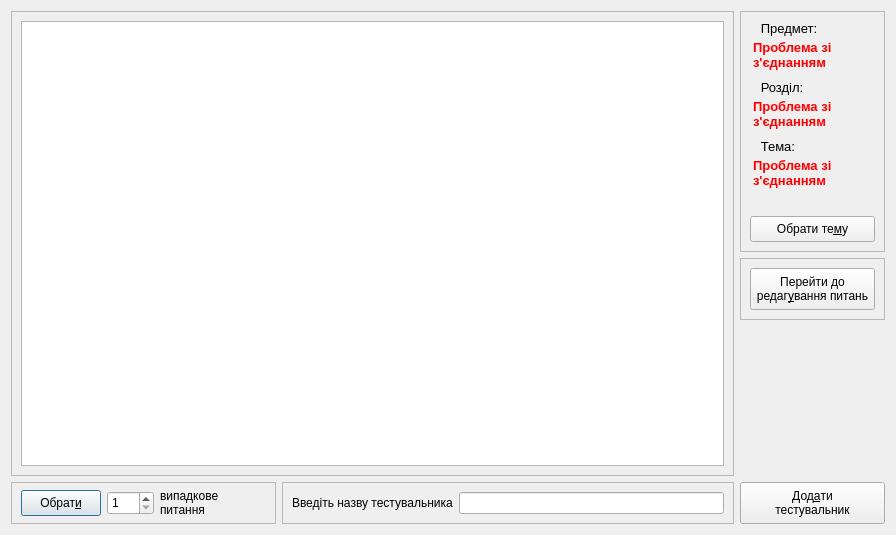
<?xml version="1.0" encoding="UTF-8"?>
<ui version="4.0">
 <class>Questionary</class>
 <widget class="QDialog" name="Questionary">
  <property name="geometry">
   <rect>
    <x>0</x>
    <y>0</y>
    <width>896</width>
    <height>535</height>
   </rect>
  </property>
  <property name="minimumSize">
   <size>
    <width>620</width>
    <height>391</height>
   </size>
  </property>
  <property name="maximumSize">
   <size>
    <width>1111111</width>
    <height>1111111</height>
   </size>
  </property>
  <property name="windowTitle">
   <string>Створення тестувальника</string>
  </property>
  <layout class="QGridLayout" name="gridLayout_6">
   <item row="0" column="0">
    <layout class="QVBoxLayout" name="verticalLayout_2">
     <item>
      <widget class="QFrame" name="frame_3">
       <property name="frameShape">
        <enum>QFrame::StyledPanel</enum>
       </property>
       <property name="frameShadow">
        <enum>QFrame::Sunken</enum>
       </property>
       <layout class="QGridLayout" name="gridLayout_2">
        <item row="0" column="0">
         <widget class="QTableWidget" name="tableWidget">
          <property name="frameShadow">
           <enum>QFrame::Raised</enum>
          </property>
          <property name="editTriggers">
           <set>QAbstractItemView::NoEditTriggers</set>
          </property>
          <property name="alternatingRowColors">
           <bool>true</bool>
          </property>
          <property name="selectionMode">
           <enum>QAbstractItemView::MultiSelection</enum>
          </property>
          <property name="selectionBehavior">
           <enum>QAbstractItemView::SelectRows</enum>
          </property>
          <attribute name="horizontalHeaderDefaultSectionSize">
           <number>112</number>
          </attribute>
          <attribute name="horizontalHeaderMinimumSectionSize">
           <number>60</number>
          </attribute>
         </widget>
        </item>
       </layout>
      </widget>
     </item>
     <item>
      <layout class="QHBoxLayout" name="horizontalLayout_3">
       <item>
        <widget class="QFrame" name="frame_4">
         <property name="frameShape">
          <enum>QFrame::StyledPanel</enum>
         </property>
         <property name="frameShadow">
          <enum>QFrame::Sunken</enum>
         </property>
         <layout class="QGridLayout" name="gridLayout_4">
          <property name="topMargin">
           <number>5</number>
          </property>
          <property name="bottomMargin">
           <number>5</number>
          </property>
          <item row="0" column="0">
           <layout class="QHBoxLayout" name="horizontalLayout" stretch="0,0,0">
            <property name="spacing">
             <number>6</number>
            </property>
            <property name="sizeConstraint">
             <enum>QLayout::SetDefaultConstraint</enum>
            </property>
            <property name="topMargin">
             <number>0</number>
            </property>
            <property name="bottomMargin">
             <number>0</number>
            </property>
            <item>
             <widget class="QPushButton" name="randomButton">
              <property name="minimumSize">
               <size>
                <width>0</width>
                <height>26</height>
               </size>
              </property>
              <property name="text">
               <string>Обрат&amp;и</string>
              </property>
             </widget>
            </item>
            <item>
             <widget class="QSpinBox" name="spinBox">
              <property name="sizePolicy">
               <sizepolicy hsizetype="Minimum" vsizetype="Fixed">
                <horstretch>0</horstretch>
                <verstretch>0</verstretch>
               </sizepolicy>
              </property>
              <property name="minimumSize">
               <size>
                <width>36</width>
                <height>24</height>
               </size>
              </property>
              <property name="minimum">
               <number>1</number>
              </property>
              <property name="maximum">
               <number>999</number>
              </property>
              <property name="singleStep">
               <number>1</number>
              </property>
              <property name="value">
               <number>1</number>
              </property>
             </widget>
            </item>
            <item>
             <widget class="QLabel" name="valueLabel">
              <property name="sizePolicy">
               <sizepolicy hsizetype="Preferred" vsizetype="Fixed">
                <horstretch>0</horstretch>
                <verstretch>0</verstretch>
               </sizepolicy>
              </property>
              <property name="minimumSize">
               <size>
                <width>106</width>
                <height>28</height>
               </size>
              </property>
              <property name="text">
               <string>випадковe питання</string>
              </property>
              <property name="wordWrap">
               <bool>true</bool>
              </property>
             </widget>
            </item>
           </layout>
          </item>
         </layout>
        </widget>
       </item>
       <item>
        <widget class="QFrame" name="frame_2">
         <property name="sizePolicy">
          <sizepolicy hsizetype="Preferred" vsizetype="Fixed">
           <horstretch>0</horstretch>
           <verstretch>0</verstretch>
          </sizepolicy>
         </property>
         <property name="frameShape">
          <enum>QFrame::StyledPanel</enum>
         </property>
         <property name="frameShadow">
          <enum>QFrame::Sunken</enum>
         </property>
         <layout class="QGridLayout" name="gridLayout_3">
          <item row="0" column="0">
           <layout class="QHBoxLayout" name="horizontalLayout_2">
            <item>
             <widget class="QLabel" name="label_4">
              <property name="text">
               <string>Введіть назву тестувальника</string>
              </property>
             </widget>
            </item>
            <item>
             <widget class="QLineEdit" name="nameLine">
              <property name="clearButtonEnabled">
               <bool>true</bool>
              </property>
             </widget>
            </item>
           </layout>
          </item>
         </layout>
        </widget>
       </item>
      </layout>
     </item>
    </layout>
   </item>
   <item row="0" column="1">
    <layout class="QVBoxLayout" name="verticalLayout">
     <item>
      <widget class="QFrame" name="frame">
       <property name="sizePolicy">
        <sizepolicy hsizetype="Fixed" vsizetype="Fixed">
         <horstretch>0</horstretch>
         <verstretch>0</verstretch>
        </sizepolicy>
       </property>
       <property name="frameShape">
        <enum>QFrame::StyledPanel</enum>
       </property>
       <property name="frameShadow">
        <enum>QFrame::Sunken</enum>
       </property>
       <property name="lineWidth">
        <number>3</number>
       </property>
       <layout class="QGridLayout" name="gridLayout">
        <property name="topMargin">
         <number>9</number>
        </property>
        <property name="verticalSpacing">
         <number>4</number>
        </property>
        <item row="8" column="0">
         <widget class="QPushButton" name="themeButton">
          <property name="sizePolicy">
           <sizepolicy hsizetype="Minimum" vsizetype="Fixed">
            <horstretch>0</horstretch>
            <verstretch>0</verstretch>
           </sizepolicy>
          </property>
          <property name="minimumSize">
           <size>
            <width>125</width>
            <height>26</height>
           </size>
          </property>
          <property name="text">
           <string>Обрати те&amp;му</string>
          </property>
         </widget>
        </item>
        <item row="2" column="0">
         <widget class="QLabel" name="lblSubject">
          <property name="sizePolicy">
           <sizepolicy hsizetype="Fixed" vsizetype="Fixed">
            <horstretch>0</horstretch>
            <verstretch>0</verstretch>
           </sizepolicy>
          </property>
          <property name="minimumSize">
           <size>
            <width>125</width>
            <height>0</height>
           </size>
          </property>
          <property name="maximumSize">
           <size>
            <width>125</width>
            <height>16777215</height>
           </size>
          </property>
          <property name="font">
           <font>
            <pointsize>10</pointsize>
            <weight>75</weight>
            <bold>true</bold>
           </font>
          </property>
          <property name="styleSheet">
           <string notr="true">margin-bottom: 6; color: red;</string>
          </property>
          <property name="text">
           <string>Проблема зі з'єднанням</string>
          </property>
          <property name="wordWrap">
           <bool>true</bool>
          </property>
         </widget>
        </item>
        <item row="6" column="0">
         <widget class="QLabel" name="lblTheme">
          <property name="sizePolicy">
           <sizepolicy hsizetype="Fixed" vsizetype="Fixed">
            <horstretch>0</horstretch>
            <verstretch>0</verstretch>
           </sizepolicy>
          </property>
          <property name="minimumSize">
           <size>
            <width>125</width>
            <height>0</height>
           </size>
          </property>
          <property name="maximumSize">
           <size>
            <width>125</width>
            <height>16777215</height>
           </size>
          </property>
          <property name="font">
           <font>
            <pointsize>10</pointsize>
            <weight>75</weight>
            <bold>true</bold>
           </font>
          </property>
          <property name="styleSheet">
           <string notr="true">margin-bottom: 6; color: red;</string>
          </property>
          <property name="text">
           <string>Проблема зі з'єднанням</string>
          </property>
          <property name="wordWrap">
           <bool>true</bool>
          </property>
          <property name="textInteractionFlags">
           <set>Qt::TextEditable</set>
          </property>
         </widget>
        </item>
        <item row="5" column="0">
         <widget class="QLabel" name="label_7">
          <property name="sizePolicy">
           <sizepolicy hsizetype="Fixed" vsizetype="Fixed">
            <horstretch>0</horstretch>
            <verstretch>0</verstretch>
           </sizepolicy>
          </property>
          <property name="minimumSize">
           <size>
            <width>110</width>
            <height>0</height>
           </size>
          </property>
          <property name="maximumSize">
           <size>
            <width>110</width>
            <height>16777215</height>
           </size>
          </property>
          <property name="font">
           <font>
            <pointsize>10</pointsize>
           </font>
          </property>
          <property name="text">
           <string>   Тема:</string>
          </property>
          <property name="alignment">
           <set>Qt::AlignJustify|Qt::AlignVCenter</set>
          </property>
         </widget>
        </item>
        <item row="3" column="0">
         <widget class="QLabel" name="label_5">
          <property name="sizePolicy">
           <sizepolicy hsizetype="Fixed" vsizetype="Fixed">
            <horstretch>0</horstretch>
            <verstretch>0</verstretch>
           </sizepolicy>
          </property>
          <property name="minimumSize">
           <size>
            <width>110</width>
            <height>0</height>
           </size>
          </property>
          <property name="maximumSize">
           <size>
            <width>110</width>
            <height>16777215</height>
           </size>
          </property>
          <property name="font">
           <font>
            <pointsize>10</pointsize>
           </font>
          </property>
          <property name="text">
           <string>   Розділ:</string>
          </property>
          <property name="alignment">
           <set>Qt::AlignJustify|Qt::AlignVCenter</set>
          </property>
         </widget>
        </item>
        <item row="1" column="0">
         <widget class="QLabel" name="label_8">
          <property name="sizePolicy">
           <sizepolicy hsizetype="Fixed" vsizetype="Fixed">
            <horstretch>0</horstretch>
            <verstretch>0</verstretch>
           </sizepolicy>
          </property>
          <property name="minimumSize">
           <size>
            <width>110</width>
            <height>0</height>
           </size>
          </property>
          <property name="maximumSize">
           <size>
            <width>110</width>
            <height>16777215</height>
           </size>
          </property>
          <property name="font">
           <font>
            <pointsize>10</pointsize>
           </font>
          </property>
          <property name="styleSheet">
           <string notr="true"/>
          </property>
          <property name="text">
           <string>   Предмет:</string>
          </property>
          <property name="alignment">
           <set>Qt::AlignJustify|Qt::AlignVCenter</set>
          </property>
         </widget>
        </item>
        <item row="4" column="0">
         <widget class="QLabel" name="lblSection">
          <property name="sizePolicy">
           <sizepolicy hsizetype="Fixed" vsizetype="Fixed">
            <horstretch>0</horstretch>
            <verstretch>0</verstretch>
           </sizepolicy>
          </property>
          <property name="minimumSize">
           <size>
            <width>125</width>
            <height>0</height>
           </size>
          </property>
          <property name="maximumSize">
           <size>
            <width>125</width>
            <height>16777215</height>
           </size>
          </property>
          <property name="font">
           <font>
            <pointsize>10</pointsize>
            <weight>75</weight>
            <bold>true</bold>
           </font>
          </property>
          <property name="styleSheet">
           <string notr="true">margin-bottom: 6; color: red;</string>
          </property>
          <property name="text">
           <string>Проблема зі з'єднанням</string>
          </property>
          <property name="wordWrap">
           <bool>true</bool>
          </property>
         </widget>
        </item>
        <item row="7" column="0">
         <widget class="QLabel" name="label_9">
          <property name="sizePolicy">
           <sizepolicy hsizetype="Preferred" vsizetype="Preferred">
            <horstretch>0</horstretch>
            <verstretch>0</verstretch>
           </sizepolicy>
          </property>
          <property name="maximumSize">
           <size>
            <width>16777215</width>
            <height>16777215</height>
           </size>
          </property>
          <property name="styleSheet">
           <string notr="true"/>
          </property>
          <property name="text">
           <string/>
          </property>
         </widget>
        </item>
       </layout>
      </widget>
     </item>
     <item>
      <widget class="QFrame" name="frame_5">
       <property name="sizePolicy">
        <sizepolicy hsizetype="Preferred" vsizetype="Preferred">
         <horstretch>0</horstretch>
         <verstretch>0</verstretch>
        </sizepolicy>
       </property>
       <property name="frameShape">
        <enum>QFrame::StyledPanel</enum>
       </property>
       <property name="frameShadow">
        <enum>QFrame::Sunken</enum>
       </property>
       <layout class="QGridLayout" name="gridLayout_5">
        <item row="0" column="0">
         <widget class="QPushButton" name="editButton">
          <property name="minimumSize">
           <size>
            <width>125</width>
            <height>42</height>
           </size>
          </property>
          <property name="maximumSize">
           <size>
            <width>113</width>
            <height>16777215</height>
           </size>
          </property>
          <property name="text">
           <string>Перейти до 
редаг&amp;ування питань</string>
          </property>
         </widget>
        </item>
       </layout>
      </widget>
     </item>
     <item>
      <spacer name="verticalSpacer">
       <property name="orientation">
        <enum>Qt::Vertical</enum>
       </property>
       <property name="sizeType">
        <enum>QSizePolicy::Expanding</enum>
       </property>
       <property name="sizeHint" stdset="0">
        <size>
         <width>20</width>
         <height>40</height>
        </size>
       </property>
      </spacer>
     </item>
     <item>
      <widget class="QPushButton" name="addButton">
       <property name="minimumSize">
        <size>
         <width>0</width>
         <height>42</height>
        </size>
       </property>
       <property name="text">
        <string>Дод&amp;ати 
тестувальник</string>
       </property>
      </widget>
     </item>
    </layout>
   </item>
  </layout>
 </widget>
 <resources/>
 <connections/>
</ui>
